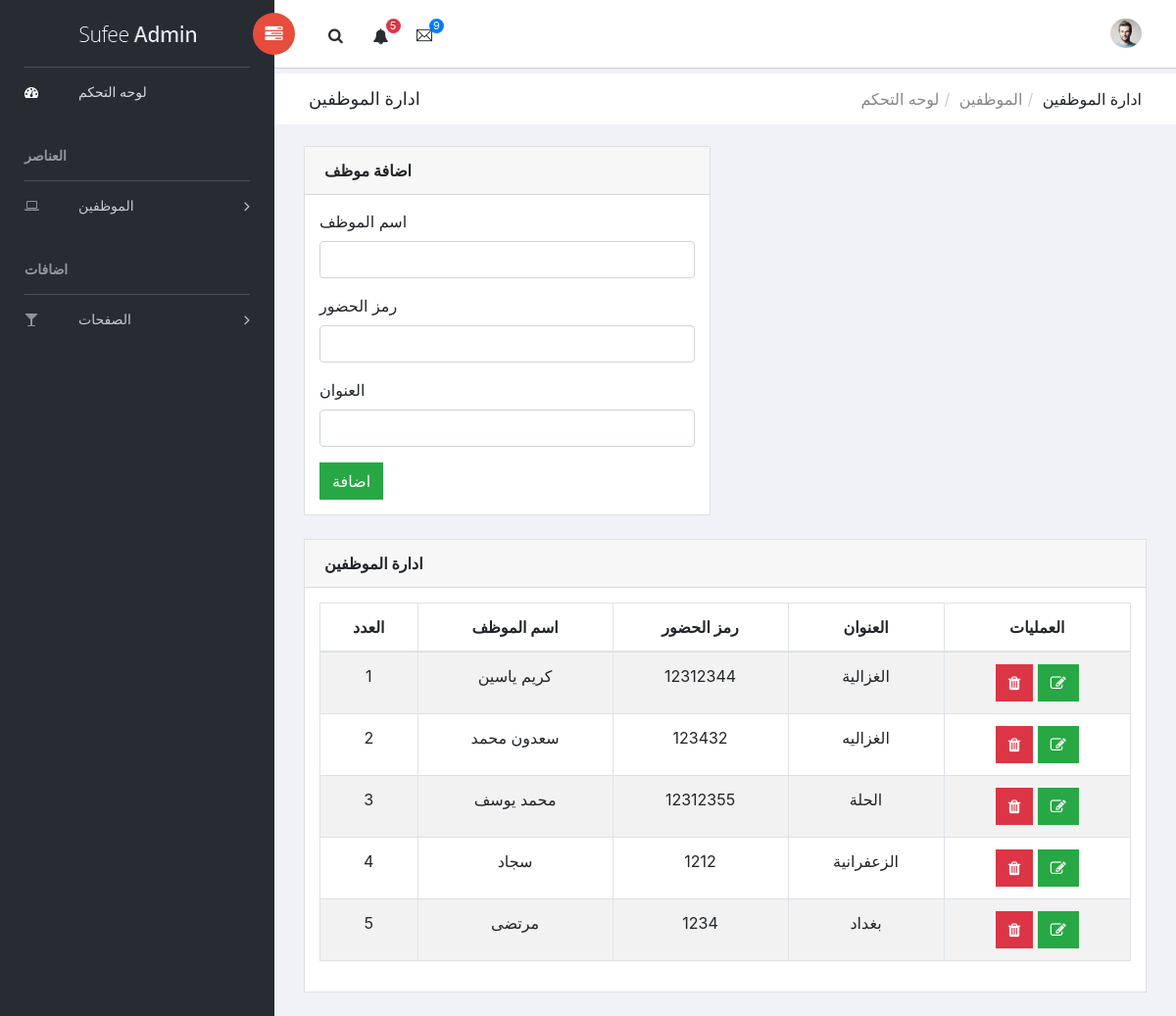
/admin/employees_manage.php (signed in), run on the app's committed database.
### tables this page shows
CREATE TABLE `employees` (
  `id` int(11) NOT NULL,
  `FullName` varchar(100) DEFAULT NULL,
  `Password` varchar(100) DEFAULT NULL,
  `Address` varchar(100) NOT NULL
);

### admin/employees_manage.php (the view, shortened to what this page needs)
<?php include "./inc/header.php" ?>
<?php include "./inc/saidbar.php" ?>
<div id="right-panel" class="right-panel">
    <?php include "./inc/navbar.php" ?>
    <div class="breadcrumbs">
        <div class="col-sm-4">
            <div class="page-header float-left">
                <div class="page-title">
                    <h1>ادارة الموظفين</h1>
                </div>
            </div>
        </div>
        <div class="col-sm-8">
            <div class="page-header float-right">
                <div class="page-title">
                    <ol class="breadcrumb text-right">
                        <li><a href="#">لوحه التحكم</a></li>
                        <li><a href="#">الموظفين</a></li>
                        <li class="active">ادارة الموظفين</li>
                    </ol>
                </div>
            </div>
        </div>
    </div>
    <div class="content mt-3">
        <form method="POST">
            <div class="col-lg-6">
                <div class="card">
                    <div class="card-header"><strong>اضافة موظف</strong><small></small></div>
                    <div class="card-body card-block">
                        <div class="form-group">
                            <label for="company" class=" form-control-label">اسم الموظف</label>
                            <input type="text" name="fullname" id="company" class="form-control">
                        </div>
                        <div class="form-group">
                            <label for="vat" class=" form-control-label">رمز الحضور</label>
                            <input type="text" name="pass" id="vat" class="form-control">
                        </div>
                        <div class="form-group">
                            <label for="street" class=" form-control-label">العنوان</label>
                            <input type="text" name="address" id="street" class="form-control">
                        </div>
                        <button type="submit" name="add_btn" class="btn btn-success">اضافة</button>
                    </div>
                </div>
            </div>
        </form>
        <div class="animated fadeIn">
            <div class="col-md-12">
                <div class="card">
                    <div class="card-header">
                        <strong class="card-title">ادارة الموظفين</strong>
                    </div>
                    <div class="card-body text-center">
                        <table id="bootstrap-data-table-export" class="table table-striped table-bordered">
                            <thead>
                                <tr>
                                    <th>العدد</th>
                                    <th>اسم الموظف</th>
                                    <th>رمز الحضور</th>
                                    <th>العنوان</th>
                                    <th>العمليات</th>
                                </tr>
                            </thead>
                            <tbody>
                                <?php
                                $num = 1;
                                $show = mysqli_query($con, "SELECT * FROM employees order by id DESC ");
                                while ($row_show = mysqli_fetch_assoc($show)) {
                                ?>
                                    <tr>
                                        <td><?php echo $num++ ?></td>
                                        <td><?php echo $row_show['FullName'] ?></td>
                                        <td><?php echo $row_show['Password'] ?></td>
                                        <td><?php echo $row_show['Address'] ?></td>
                                        <td>
                                            <a style="color:white" class="btn btn-danger" href="emp_delete.php?id=<?php echo $row_show['id'] ?>"><i class="fa fa-trash"></i></a>
                                            <a style="color:white" class="btn btn-success" href="emp_edit.php?id=<?php echo $row_show['id'] ?>"><i class="fa fa-edit"></i></a>
                                        </td>
                                    </tr>
                                <?php
                                }
                                ?>
                            </tbody>
                        </table>
                    </div>
                </div>
            </div>
        </div>
    </div>
</div>
<?php include "./inc/footer.php" ?>

### data on the page
employees: FullName "كريم ياسين", Password "12312344", Address "الغزالية"
employees: FullName "سعدون محمد", Password "123432", Address "الغزاليه"
employees: FullName "محمد يوسف", Password "12312355", Address "الحلة"
employees: FullName "سجاد", Password "1212", Address "الزعفرانية"
employees: FullName "مرتضى", Password "1234", Address "بغداد"
